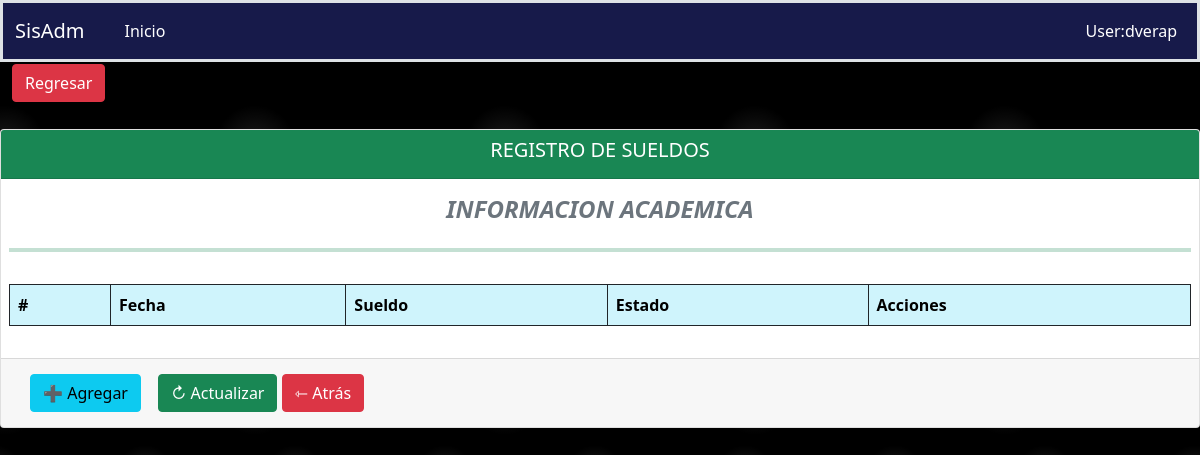
The app's page /fichaPersonal/registroSueldo/1/, older data.
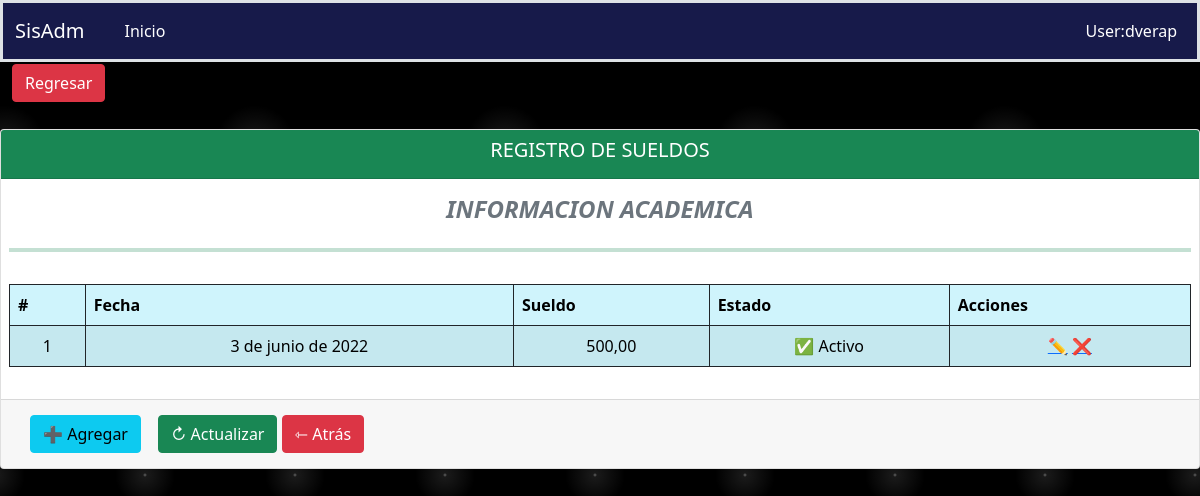
The same page, newer data.
### aplicaciones/ficha_personal/models.py (models this page shows, shortened)
class Sueldo(models.Model):
    empleado = models.ForeignKey(Empleado, on_delete=models.PROTECT, blank=True, null=True)
    fecha = models.DateField(blank=True, null=True, auto_now=False)
    sueldo = models.DecimalField(default=0.00, max_digits=9, decimal_places=2, verbose_name='Sueldo')
    estado = models.BooleanField(default=True)
    class Meta:
        verbose_name = "Sueldo"
        verbose_name_plural = "Sueldos"
        ordering = ('id',)

### aplicaciones/ficha_personal/views/Sueldo/views.py (the view)
# urls.py: path('registroSueldo/<int:pk>/', RegistroSueldoListView.as_view(), name='registroSueldo'),
class RegistroSueldoListView(ListView):
    template_name = "Sueldo/registroSueldo.html"
    model = Sueldo
    context_object_name = 'sueldos'
    paginate_by = 3
    def get_queryset(self):
        return self.model.objects.filter(empleado__id=self.kwargs['pk'])
    def get_context_data(self, **kwargs):
        context = super().get_context_data(**kwargs)
        context['url_anterior'] = '/fichaPersonal/sueldo'
        context['listar_url']= '/fichaPersonal/registroSueldo'
        context['crear_url'] = '/fichaPersonal/crearSueldo/'
        context['titulo'] = 'REGISTRO DE SUELDOS'
        context['query'] = self.request.GET.get("query") or ""
        return context

### aplicaciones/ficha_personal/templates/Sueldo/registroSueldo.html
{% extends 'boton_agr_reg.html' %}
{% load static %}
{% block controls %}
    <h4 class="fw-bold fst-italic text-secondary text-center">INFORMACION ACADEMICA</h4>
    <hr class="bg-success border-4 border-top border-success">
    <table class="table table-info table-striped table-bordered border-dark">
    {% block columns %}
        <thead>
            <tr>
              <th scope="col">#</th>
              <th scope="col">Fecha</th>
              <th scope="col">Sueldo</th>
              <th scope="col">Estado</th>
              <th scope="col">Acciones</th>
            </tr>
          </thead>
    {% endblock %}
    {% block rows %}
        {% for sue in sueldos %}
            <tbody>
                <tr class="align-middle table-info table-bordered border-dark text-center">
                    <td>{{ forloop.counter}}</td>
                    <td>{{ sue.fecha }}</td>
                    <td>{{ sue.sueldo }}</td>
                    <td>{% if sue.estado %}
                            ✅ Activo
                        {% else %}
                            🚫 Anulada
                        {% endif %}
                    <td class="acciones">
                        <a href="{% url 'ficha_Personal:actualizarSueldo' sue.id %}">✏️</a>
                        <a href="{% url 'ficha_Personal:deleteSueldo' sue.id %}">❌</a>
                    </td>
                </tr>
            </tbody>
        {% endfor %}
    {% endblock %}
        </table>
{% endblock %}

Row changes from the older to the newer data that the page shows:
now on this page (row edited): Sueldo: fecha "3 de junio de 2022", sueldo "500,00", estado "✅ Activo"
